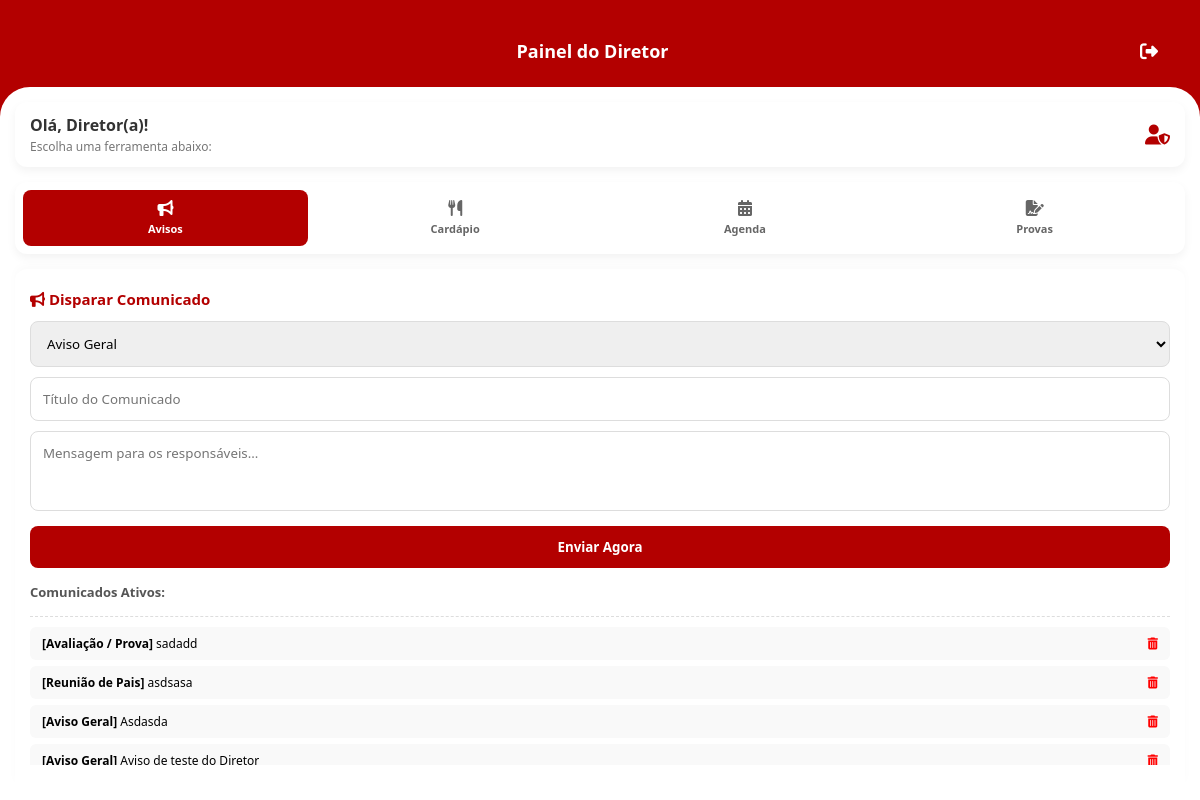
Before: /dashboard_diretor with the older database file.
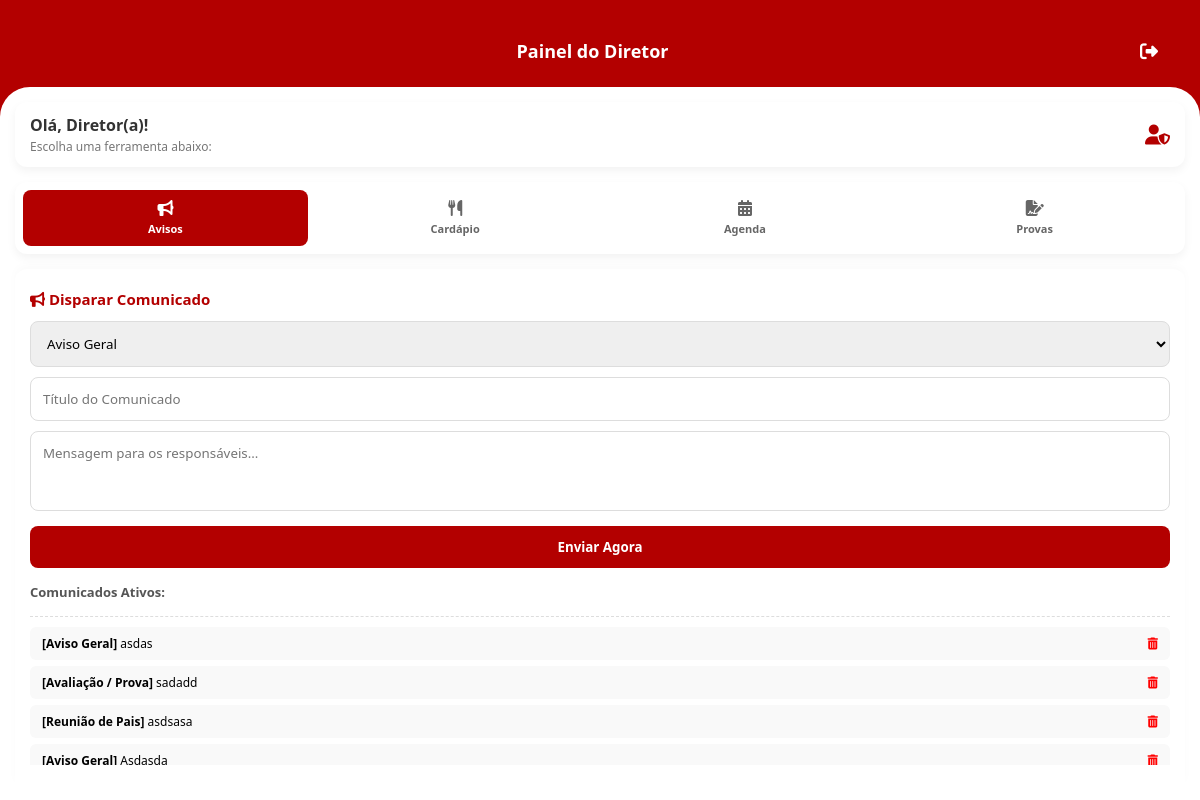
After: the same page with the newer database file.
### app.py (models this page shows)
class Comunicado(db.Model):
    id = db.Column(db.Integer, primary_key=True)
    tipo = db.Column(db.String(50), nullable=False)
    badge_classe = db.Column(db.String(50), nullable=False)
    badge_texto = db.Column(db.String(50), nullable=False)
    tempo = db.Column(db.String(20), default="Agora")
    titulo = db.Column(db.String(100), nullable=False)
    mensagem = db.Column(db.Text, nullable=False)

### app.py (the view)
@app.route('/dashboard_diretor')
def dashboard_diretor():
    lista_comunicados = Comunicado.query.order_by(Comunicado.id.desc()).all()
    lanche_registro = obter_ou_criar_lanche()
    lista_eventos = Evento.query.all()
    lista_provas = Prova.query.all()
    lanche_dict = {
        "segunda": lanche_registro.segunda,
        "terca": lanche_registro.terca,
        "quarta": lanche_registro.quarta,
        "quinta": lanche_registro.quinta,
        "sexta": lanche_registro.sexta
    }
    return render_template(
        'dashboard_diretor.html',
        lista_comunicados=lista_comunicados,
        lanche=lanche_dict,
        lista_eventos=lista_eventos,
        lista_provas=lista_provas
    )

### app.py (called while the page is built)
def obter_ou_criar_lanche():
    lanche = LancheSemana.query.first()
    if not lanche:
        lanche = LancheSemana()
        db.session.add(lanche)
        db.session.commit()
    return lanche

### templates/dashboard_diretor.html (shortened to what this page needs)
<!DOCTYPE html>
<html lang="pt-BR">
<head>
    <link rel="stylesheet" href="../css/style.css">
    <link rel="stylesheet" href="https://cdnjs.cloudflare.com/ajax/libs/font-awesome/6.4.0/css/all.min.css">
</head>
<body>
    <div class="app-container">
        <header class="page-header" style="background: #b30000;">
            <h2 style="color: #fff;">Painel do Diretor</h2>
            <a href="/" class="back-btn" style="color: #fff; margin-right: 15px;"><i class="fas fa-sign-out-alt"></i></a>
        </header>
        <main class="page-content dash-content-card" style="padding: 15px; display: flex; flex-direction: column; flex: 1; min-height: 0;">
            <div style="background: #fff; padding: 12px 15px; border-radius: 12px; box-shadow: 0 4px 10px rgba(0,0,0,0.05); margin-bottom: 15px; display: flex; align-items: center; justify-content: space-between; flex-shrink: 0;">
                <div>
                    <h3 style="color: #333; margin: 0; font-size: 16px;">Olá, Diretor(a)!</h3>
                    <p style="color: #777; font-size: 12px; margin: 2px 0 0 0;">Escolha uma ferramenta abaixo:</p>
                </div>
                <i class="fas fa-user-shield" style="color: #b30000; font-size: 20px;"></i>
            </div>
            <nav class="director-tabs-menu" style="flex-shrink: 0;">
                <button type="button" class="tab-btn active" onclick="switchTab('comunicados')">
                    <i class="fas fa-bullhorn"></i>Avisos
                </button>
                <button type="button" class="tab-btn" onclick="switchTab('cardapio')">
                    <i class="fas fa-utensils"></i>Cardápio
                </button>
                <button type="button" class="tab-btn" onclick="switchTab('calendario')">
                    <i class="fas fa-calendar-alt"></i>Agenda
                </button>
                <button type="button" class="tab-btn" onclick="switchTab('provas')">
                    <i class="fas fa-file-signature"></i>Provas
                </button>
            </nav>
            <div style="background: #fff; padding: 20px 15px; border-radius: 12px 12px 0 0; box-shadow: 0 -4px 10px rgba(0,0,0,0.02); flex: 1; display: flex; flex-direction: column; justify-content: flex-start; min-height: 0;">
                <div id="tab-comunicados" class="director-panel-block active" style="min-height: 0;">
                    <form id="form-comunicado" action="/criar_comunicado" method="POST" style="flex-shrink: 0;">
                        <h4 style="color: #b30000; margin: 0 0 12px 0; font-size: 15px;"><i class="fas fa-bullhorn"></i> Disparar Comunicado</h4>
                        <div style="margin-bottom: 10px;">
                            <select name="tipo" style="width: 100%; padding: 12px; border: 1px solid #ddd; border-radius: 8px;" required>
                                <option value="Avisos">Aviso Geral</option>
                            </select>
                        </div>
                        <div style="margin-bottom: 10px;">
                            <input type="text" name="titulo" placeholder="Título do Comunicado" style="width: 100%; padding: 12px; border: 1px solid #ddd; border-radius: 8px; box-sizing: border-box;" required>
                        </div>
                        <div style="margin-bottom: 10px;">
                            <textarea name="mensagem" rows="3" placeholder="Mensagem para os responsáveis..." style="width: 100%; padding: 12px; border: 1px solid #ddd; border-radius: 8px; box-sizing: border-box; resize: none;" required></textarea>
                        </div>
                        <button type="submit" style="width: 100%; background: #b30000; color: #fff; border: none; padding: 12px; border-radius: 8px; font-weight: bold; cursor: pointer;">Enviar Agora</button>
                    </form>
                    <h5 style="margin: 15px 0 5px 0; color: #555; font-size: 13px; flex-shrink: 0;">Comunicados Ativos:</h5>
                    <div class="active-items-list">
                        {% for c in lista_comunicados %}
                        <div style="display: flex; justify-content: space-between; background: #f9f9f9; padding: 8px 12px; border-radius: 6px; margin-bottom: 6px; font-size: 12px;">
                            <span><strong>[{{ c.badge_texto }}]</strong> {{ c.titulo }}</span>
                            <a href="/deletar_comunicado/{{ c.id }}" style="color:red; text-decoration: none;"><i class="fas fa-trash-alt"></i></a>
                        </div>
                        {% endfor %}
                    </div>
                </div>
            </div> </main>
    </div>
</body>
</html>

### css/style.css (style rules this page uses)
* { margin: 0; padding: 0; box-sizing: border-box; font-family: 'Segoe UI', -apple-system, BlinkMacSystemFont, Roboto, sans-serif; }
button, a, .tab-btn, .menu-item, .nav-item { -webkit-tap-highlight-color: transparent !important; outline: none !important; }
html, body { margin: 0; padding: 0; width: 100%; height: 100%; overflow: hidden; }
.app-container { width: 100%; height: 100%; display: flex; flex-direction: column; overflow: hidden; }
.dash-content-card { flex: 1; overflow-y: auto !important; overflow-x: hidden !important; -webkit-overflow-scrolling: touch; }
.page-header + .dash-content-card, .page-header + .page-content { border-top-left-radius: 28px !important; border-top-right-radius: 28px !important; margin-top: -25px !important; position: relative; z-index: 5; }
.page-header { background-color: #b30000 !important; color: white !important; padding-top: 35px !important; padding-bottom: 50px !important; display: flex !important; justify-content: space-between !important; align-items: center !important; position: relative !important; z-index: 1 !important; }
.page-header + .dash-content-card, .page-header + .page-content, .page-header + div { border-top-left-radius: 30px !important; border-top-right-radius: 30px !important; margin-top: -30px !important; background-color: #ffffff !important; position: relative !important; z-index: 10 !important; }
.page-header { background-color: #b30000; color: white; padding: 20px; display: flex; justify-content: space-between; align-items: center; }
.back-btn { color: white; font-size: 18px; text-decoration: none; width: 32px; height: 32px; display: flex; justify-content: center; align-items: center; }
.page-header h2 { font-size: 18px; font-weight: 600; }
.tab-btn { flex: 1; background: transparent; border: none; padding: 15px 0; font-size: 14px; font-weight: 600; color: #666; cursor: pointer; text-align: center; border-bottom: 3px solid transparent; }
.tab-btn.active { color: #b30000; border-bottom-color: #b30000; }
.page-content { flex: 1; padding: 20px; padding-bottom: 95px; }

### templates/dashboard_diretor.html (style rules this page uses)
.director-tabs-menu { display: flex; background: #fff; padding: 8px; border-radius: 12px; margin-bottom: 15px; box-shadow: 0 4px 10px rgba(0,0,0,0.05); gap: 5px; }
.tab-btn { flex: 1; background: transparent; border: none; padding: 10px 5px; border-radius: 8px; color: #666; font-size: 11px; font-weight: bold; cursor: pointer; display: flex; flex-direction: column; align-items: center; gap: 5px; transition: all 0.2s ease; }
.tab-btn i { font-size: 16px; }
.tab-btn.active { background: #b30000; color: #fff; }
.director-panel-block { display: none; animation: fadeIn 0.3s ease; }
.director-panel-block.active { display: flex; flex-direction: column; justify-content: flex-start; align-items: stretch; height: 100%; }
.active-items-list { max-height: 200px; overflow-y: auto; margin-top: 10px; border-top: 1px dashed #ddd; padding-top: 10px; }

Changed rows visible on the page:
no longer on this page (row unchanged): Comunicado: badge_texto "Aviso Geral", titulo "Aviso de teste do Diretor"
added Comunicado: badge_texto "Aviso Geral", titulo "asdas"
